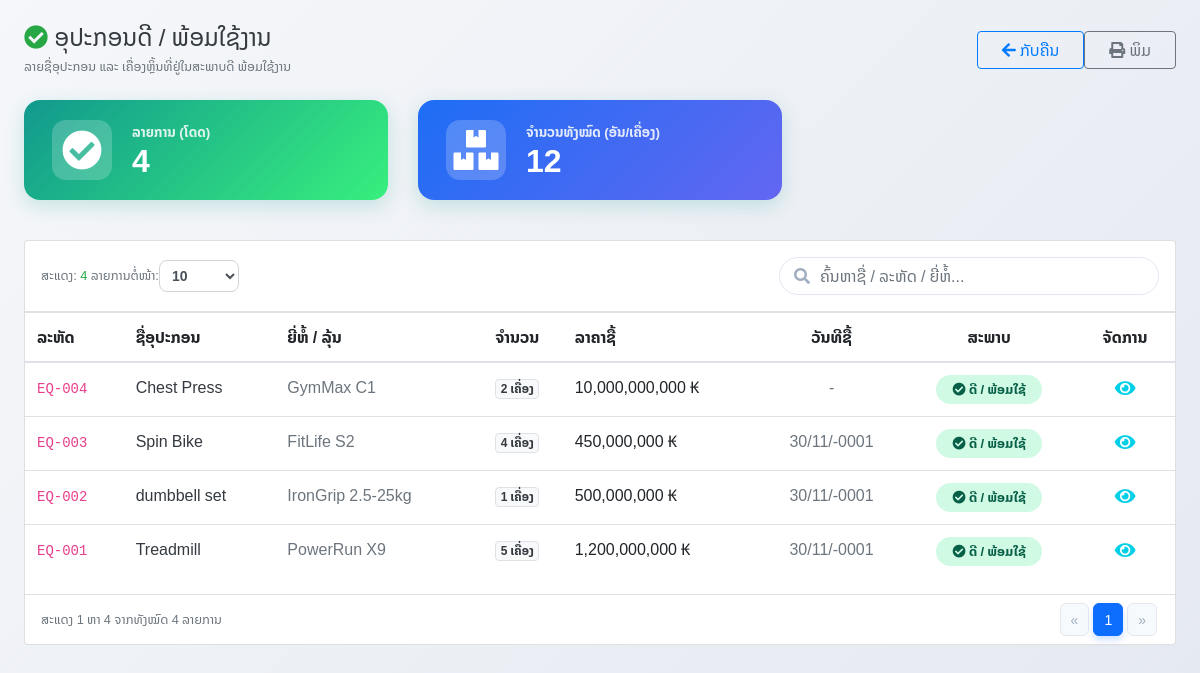
/pages/equipment_good.php (signed in), run on the app's committed database.
### tables this page shows
CREATE TABLE `equipment` (
  `equipment_id` int(11) NOT NULL AUTO_INCREMENT,
  `equipment_code` varchar(50) NOT NULL,
  `equipment_name` varchar(100) NOT NULL,
  `brand_model` varchar(100) DEFAULT NULL,
  `quantity` int(11) DEFAULT 1,
  `status` varchar(20) DEFAULT '??????',
  `purchase_date` date DEFAULT NULL,
  `price` decimal(12,2) DEFAULT 0.00,
  `description` varchar(255) DEFAULT NULL,
  `equipment_img` varchar(100) DEFAULT 'default_eq.png',
  `created_at` datetime DEFAULT current_timestamp(),
  PRIMARY KEY (`equipment_id`),
  UNIQUE KEY `equipment_code` (`equipment_code`)
);

### config/db.php (called while the page is built, shortened)
<?php
if (!function_exists('formatCurrency')) {
    function formatCurrency($amount)
    {
        return number_format((float)$amount, 0, '.', ',') . ' ₭';
    }
}
?>

### pages/equipment_good.php (the view, shortened to what this page needs)
<?php
require_once '../config/db.php';
$equipment = [];
$sql = "SELECT * FROM equipment WHERE status = 'ດີ' ORDER BY equipment_id DESC";
$result = mysqli_query($conn, $sql);
if ($result) {
    while ($row = mysqli_fetch_assoc($result)) {
        $equipment[] = $row;
    }
}
$total_qty = 0;
foreach ($equipment as $e) {
    $total_qty += (int)($e['quantity'] ?? 1);
}
?>
<!DOCTYPE html>
<html lang="lo">
<head>
    <link rel="stylesheet" href="../assets/css/local-font.css?v=<?php echo time(); ?>">
    <link rel="stylesheet" href="../bootstrap/css/bootstrap.min.css">
    <link rel="stylesheet" href="../icon/css/all.min.css">
    <link rel="stylesheet" href="../assets/css/pages/users-manage.css">
</head>
<body>
<div class="container-fluid py-4 px-3 px-md-4">
    <div class="d-flex flex-wrap justify-content-between align-items-center mb-4 gap-2">
        <div>
            <h4 class="fw-bold text-dark mb-1">
                <i class="fas fa-check-circle text-success me-2"></i> ອຸປະກອນດີ / ພ້ອມໃຊ້ງານ
            </h4>
            <p class="text-muted small mb-0">ລາຍຊື່ອຸປະກອນ ແລະ ເຄື່ອງຫຼິ້ນທີ່ຢູ່ໃນສະພາບດີ ພ້ອມໃຊ້ງານ</p>
        </div>
        <div class="no-print d-flex gap-2">
            <a href="equipment_manage.php" target="frame" class="btn btn-outline-primary rounded-pill px-4">
                <i class="fas fa-arrow-left me-1"></i> ກັບຄືນ
            </a>
            <button class="btn btn-outline-secondary rounded-pill px-4" onclick="window.print()">
                <i class="fas fa-print me-1"></i> ພິມ
            </button>
        </div>
    </div>
    <div class="row mb-4">
        <div class="col-md-4 col-sm-6 mb-3">
            <div class="stat-banner">
                <div class="stat-icon"><i class="fas fa-check-circle"></i></div>
                <div>
                    <div class="stat-label">ລາຍການ (ໂດດ)</div>
                    <div class="stat-num"><?= count($equipment) ?></div>
                </div>
            </div>
        </div>
        <div class="col-md-4 col-sm-6 mb-3">
            <div class="stat-banner" style="background: linear-gradient(135deg,#1d6ef5,#6366f1);">
                <div class="stat-icon"><i class="fas fa-boxes"></i></div>
                <div>
                    <div class="stat-label">ຈຳນວນທັງໝົດ (ອັນ/ເຄື່ອງ)</div>
                    <div class="stat-num"><?= number_format($total_qty) ?></div>
                </div>
            </div>
        </div>
    </div>
    <div class="card card-custom">
        <div class="card-body p-0">
            <div class="p-3 border-bottom d-flex flex-wrap justify-content-between align-items-center gap-3">
                <div class="d-flex align-items-center flex-wrap gap-3">
                    <div class="text-muted small">
                        ສະແດງ: <span class="fw-bold text-success" id="matchCount"><?= count($equipment) ?></span> ລາຍການ
                    </div>
                    <div class="d-flex align-items-center gap-2">
                        <span class="text-muted small">ຕໍ່ໜ້າ:</span>
                        <select id="pageSizeSelect" class="form-control form-control-sm" style="width:80px;border-radius:8px;font-weight:bold;height:32px;">
                            <option value="10" selected>10</option>
                        </select>
                    </div>
                </div>
                <div class="search-box flex-grow-1" style="max-width:380px;">
                    <i class="fas fa-search"></i>
                    <input type="text" id="searchInput" class="form-control" placeholder="ຄົ້ນຫາຊື່ / ລະຫັດ / ຍີ່ຫໍ້...">
                </div>
            </div>
            <div class="table-responsive">
                <table class="table table-custom table-hover align-middle">
                    <thead>
                        <tr>
                            <th>ລະຫັດ</th>
                            <th>ຊື່ອຸປະກອນ</th>
                            <th>ຍີ່ຫໍ້ / ລຸ້ນ</th>
                            <th class="text-center">ຈຳນວນ</th>
                            <th class="text-end">ລາຄາຊື້</th>
                            <th class="text-center">ວັນທີຊື້</th>
                            <th class="text-center">ສະພາບ</th>
                            <th class="text-center" style="width:100px;">ຈັດການ</th>
                        </tr>
                    </thead>
                    <tbody id="eqTableBody">
                        <?php if (empty($equipment)): ?>
                        <tr id="emptyRow">
                            <td colspan="8" class="text-center py-5 text-muted">
                                <i class="fas fa-check-circle fa-2x mb-3 d-block text-success"></i>
                                ຍັງບໍ່ມີຂໍ້ມູນອຸປະກອນໃນສະພາບດີ
                            </td>
                        </tr>
                        <?php else: ?>
                            <?php foreach ($equipment as $e): ?>
                            <tr class="eq-row">
                                <td><code><?= htmlspecialchars($e['equipment_code']) ?></code></td>
                                <td class="fw-bold text-dark"><?= htmlspecialchars($e['equipment_name']) ?></td>
                                <td class="text-muted"><?= htmlspecialchars($e['brand_model'] ?: '-') ?></td>
                                <td class="text-center">
                                    <span class="badge bg-light text-dark border"><?= $e['quantity'] ?> ເຄື່ອງ</span>
                                </td>
                                <td class="text-end fw-bold"><?= formatCurrency($e['price']) ?></td>
                                <td class="text-center text-muted"><?= $e['purchase_date'] ? date('d/m/Y', strtotime($e['purchase_date'])) : '-' ?></td>
                                <td class="text-center">
                                    <span class="badge px-3 py-2" style="background:#d1fae5;color:#065f46;border-radius:20px;font-size:0.82rem;font-weight:700;">
                                        <i class="fas fa-check-circle me-1"></i> ດີ / ພ້ອມໃຊ້
                                    </span>
                                </td>
                                <td class="text-center">
                                     <button class="btn btn-info btn-sm btn-action text-white" onclick="viewEquipment(<?= $e['equipment_id'] ?>)" title="ເບິ່ງລາຍລະອຽດ">
                                         <i class="fas fa-eye"></i>
                                     </button>
                                 </td>
                            </tr>
                            <?php endforeach; ?>
                        <?php endif; ?>
                    </tbody>
                </table>
            </div>
        </div>
        <div class="card-footer bg-white border-top px-3 py-2 d-flex flex-wrap justify-content-between align-items-center gap-2" style="border-bottom-left-radius:16px;border-bottom-right-radius:16px;">
            <div class="text-muted small" id="paginationInfo">ສະແດງ 0 ຫາ 0 ຈາກທັງໝົດ 0 ລາຍການ</div>
            <nav><ul class="pagination pagination-sm mb-0" id="paginationControls"></ul></nav>
        </div>
    </div>
</div>
</body>
</html>

### assets/css/pages/users-manage.css (style rules this page uses)
* { font-family: 'Noto Sans Lao', 'Noto Sans Lao Looped', 'Phetsarath OT', sans-serif; }
body { background: linear-gradient(135deg, #f5f7fa 0%, #e4e8f0 100%); min-height: 100vh; animation: pageFadeIn 0.7s cubic-bezier(0.25, 1, 0.5, 1) both; }
.table thead th { white-space: nowrap; }
.search-box { position: relative; }
.search-box i { position: absolute; left: 15px; top: 50%; transform: translateY(-50%); color: #a0aec0; }
.search-box input { padding-left: 40px; border-radius: 30px; border: 1px solid #e2e8f0; transition: all 0.3s ease; }
.btn-action, table td:last-child .btn, table td:last-child button, .btn-view-details, .btn-edit, .btn-delete { background: transparent !important; border: none !important; box-shadow: none !important; padding: 4px 6px !important; font-size: 1.15rem !important; transition: all 0.2s ease !important; min-width: auto !important; height: auto !important; line-height: 1 !important; }
.btn-action.btn-info, .btn-action.btn-outline-primary, table td:last-child .btn-info, table td:last-child .btn-outline-primary, table td:last-child button.btn-info, table td:last-child .text-white.btn-info, table td:last-child button.text-white, .btn-view-details { color: #00cfe8 !important; }
.card-custom { animation: cardSlideUp 0.55s cubic-bezier(0.16, 1, 0.3, 1) both; }

### pages/equipment_good.php (style rules this page uses)
body { font-family: 'Noto Sans Lao Looped', sans-serif; background-color: #f4f6f9; }
.stat-banner { background: linear-gradient(135deg, #11998e 0%, #38ef7d 100%); border-radius: 16px; color: white; padding: 20px 28px; display: flex; align-items: center; gap: 20px; box-shadow: 0 6px 20px rgba(17,153,142,0.20); }
.stat-banner .stat-icon { font-size: 2.5rem; background: rgba(255,255,255,0.2); border-radius: 14px; width: 60px; height: 60px; display: flex; align-items: center; justify-content: center; }
.stat-banner .stat-num { font-size: 2rem; font-weight: 800; line-height: 1.1; }
.stat-banner .stat-label { font-size: 0.85rem; opacity: 0.85; font-weight: 600; }

### data on the page
equipment: equipment_code "EQ-004", equipment_name "Chest Press", brand_model "GymMax C1", quantity "2", price "10,000,000,000 ₭"
equipment: equipment_code "EQ-003", equipment_name "Spin Bike", brand_model "FitLife S2", quantity "4", price "450,000,000 ₭", purchase_date "30/11/-0001"
equipment: equipment_code "EQ-002", equipment_name "dumbbell set", brand_model "IronGrip 2.5-25kg", quantity "1", price "500,000,000 ₭", purchase_date "30/11/-0001"
equipment: equipment_code "EQ-001", equipment_name "Treadmill", brand_model "PowerRun X9", quantity "5", price "1,200,000,000 ₭", purchase_date "30/11/-0001"

### other printed values
count($equipment) "4"
$total_qty "12"
